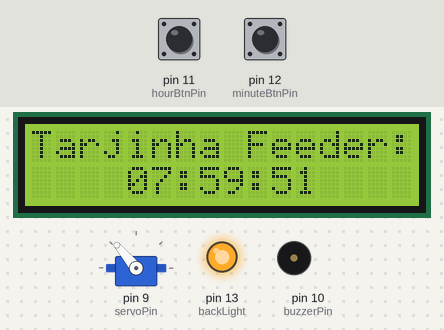
Recording of a sketch running on a simulated Arduino Uno, built with avr-gcc and run on an emulated ATmega328P. Shown: servo, 16×2 character LCD, output pins drawn as LEDs (lit = HIGH), buzzer (waves = sounding). Inputs (shaded band) come from the test bench; at power-on: pin 11 (hourBtnPin) HIGH, pin 12 (minuteBtnPin) HIGH. What the sketch prints to the serial monitor is not drawn.

Above: at 7.2 s.
7.3 s: pin 11 (hourBtnPin) pulled LOW for 1 s
At 8.6 s:
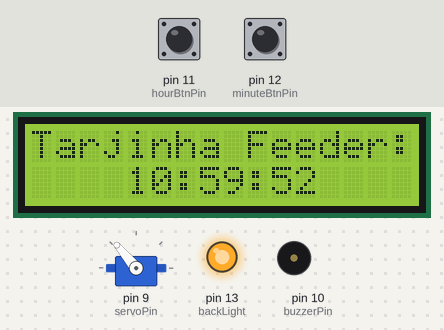
9.8 s: pin 12 (minuteBtnPin) pulled LOW for 0.15 s
At 10.6 s:
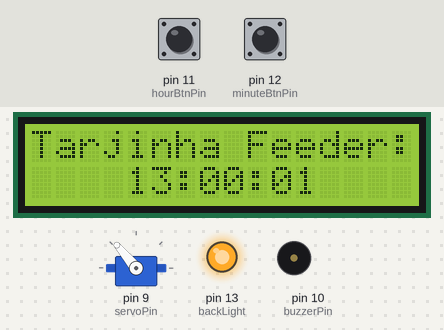
12.3 s: pin 12 (minuteBtnPin) pulled LOW for 1 s
At 13.6 s:
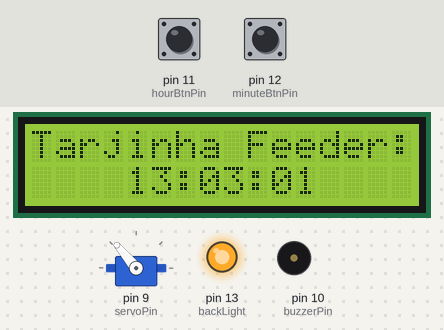
14.8 s: pin 11 (hourBtnPin) pulled LOW for 0.15 s
At 15.6 s:
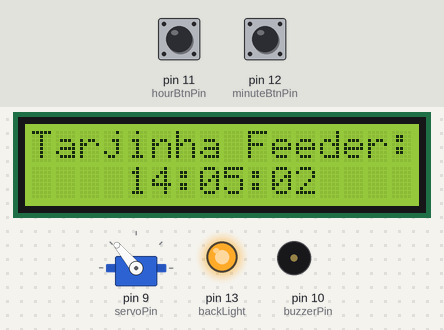
Timing chart, 0 to 17.4 s (numbered marks = the images above; inputs shaded):
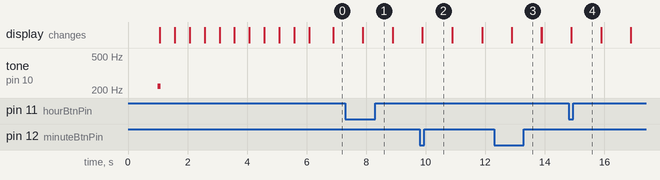

The sketch:

dog_feeder.ino
```cpp
#include <Servo.h>
#include <LiquidCrystal.h>

#define NOTE_B0  31
#define NOTE_C1  33
#define NOTE_CS1 35
#define NOTE_D1  37
#define NOTE_DS1 39
#define NOTE_E1  41
#define NOTE_F1  44
#define NOTE_FS1 46
#define NOTE_G1  49
#define NOTE_GS1 52
#define NOTE_A1  55
#define NOTE_AS1 58
#define NOTE_B1  62
#define NOTE_C2  65
#define NOTE_CS2 69
#define NOTE_D2  73
#define NOTE_DS2 78
#define NOTE_E2  82
#define NOTE_F2  87
#define NOTE_FS2 93
#define NOTE_G2  98
#define NOTE_GS2 104
#define NOTE_A2  110
#define NOTE_AS2 117
#define NOTE_B2  123
#define NOTE_C3  131
#define NOTE_CS3 139
#define NOTE_D3  147
#define NOTE_DS3 156
#define NOTE_E3  165
#define NOTE_F3  175
#define NOTE_FS3 185
#define NOTE_G3  196
#define NOTE_GS3 208
#define NOTE_A3  220
#define NOTE_AS3 233
#define NOTE_B3  247
#define NOTE_C4  262
#define NOTE_CS4 277
#define NOTE_D4  294
#define NOTE_DS4 311
#define NOTE_E4  330
#define NOTE_F4  349
#define NOTE_FS4 370
#define NOTE_G4  392
#define NOTE_GS4 415
#define NOTE_A4  440
#define NOTE_AS4 466
#define NOTE_B4  494
#define NOTE_C5  523
#define NOTE_CS5 554
#define NOTE_D5  587
#define NOTE_DS5 622
#define NOTE_E5  659
#define NOTE_F5  698
#define NOTE_FS5 740
#define NOTE_G5  784
#define NOTE_GS5 831
#define NOTE_A5  880
#define NOTE_AS5 932
#define NOTE_B5  988
#define NOTE_C6  1047
#define NOTE_CS6 1109
#define NOTE_D6  1175
#define NOTE_DS6 1245
#define NOTE_E6  1319
#define NOTE_F6  1397
#define NOTE_FS6 1480
#define NOTE_G6  1568
#define NOTE_GS6 1661
#define NOTE_A6  1760
#define NOTE_AS6 1865
#define NOTE_B6  1976
#define NOTE_C7  2093
#define NOTE_CS7 2217
#define NOTE_D7  2349
#define NOTE_DS7 2489
#define NOTE_E7  2637
#define NOTE_F7  2794
#define NOTE_FS7 2960
#define NOTE_G7  3136
#define NOTE_GS7 3322
#define NOTE_A7  3520
#define NOTE_AS7 3729
#define NOTE_B7  3951
#define NOTE_C8  4186
#define NOTE_CS8 4435
#define NOTE_D8  4699
#define NOTE_DS8 4978
#define REST      0

/** LCD VARIABLES **/
const int rs = 2;
const int rw = 3;
const int en = 4;
const int d4 = 5;
const int d5 = 6;
const int d6 = 7;
const int d7 = 8;
const int backLight = 13;
LiquidCrystal lcd(rs, rw, en, d4, d5, d6, d7);
static uint32_t time_stamp = 0;

/** SERVO VARIABLES **/
const int servoPin = 9;
const int closeCan = 130;  // Closed angle in degrees
const int openCan = 10;    // Open angle in degrees
const int feedingTimeOpen = 700;  // Feeding time in ms, MAX = 1000
const int feedingTimeClose = 1000;// Feeding time close in ms
const int detachTime = 4000;
boolean feeded = false;     // Used to correct time after feeding

/** CLOCK VARIABLES - Start with time set to 07:59:50 **/
int h=7;
int m=59;
int s=50;
int hourBtnPin=11;  // pin 11 for Hours Setting Button
int minuteBtnPin=12;  // pin 12 for Minutes Setting Button
static uint32_t last_time, now = 0; // RTC

/** BUZZER PIN **/
const int buzzerPin = 10;   // Buzzer to digital pin 8

/* MUSIC VARIABLES */
int tempo = 108;
const PROGMEM int melody[] = {
  NOTE_A4, 4,
  NOTE_A4, 4,
  NOTE_A4, 4,
  NOTE_F4, 6,
  NOTE_C5, 16,
  NOTE_A4, 4,
  NOTE_F4, 6,
  NOTE_C5, 16,
  NOTE_A4, 2
};
int notes = sizeof(melody) / sizeof(melody[0]) / 2;
int wholenote = (60000 * 4) / tempo;
int divider = 0, noteDuration = 0;

Servo myservo;

void setup() {
  Serial.begin(9600);
  now=millis();
  // --- Servo ---
  myservo.attach(servoPin);
  myservo.write(closeCan); // Start feeder closed
  delay(1000);
  myservo.detach();
  // --- Buzzer ---
  pinMode(buzzerPin, OUTPUT);
  tone(buzzerPin, 220, 100);
  // --- Buttons ---
  pinMode(hourBtnPin,INPUT_PULLUP);
  pinMode(minuteBtnPin,INPUT_PULLUP);
  // --- LCD ---
  pinMode(backLight, OUTPUT);
  lcd_backlight_on();
  lcd.begin(16,2);
  lcd_intro();
}

void loop() {
  print_time();
  feed();
  wait(1000);
  count_time();
}

void feed(){
  if (is_time(0,0,0) || is_time(8,0,0) || is_time(16,0,0)) {
    lcd_backlight_on();
    time_stamp = millis();
    play_music();
    feed_dog();
  }
}

void feed_dog(){
  lcd_backlight_on();
  time_stamp = millis();
  Serial.println("Feeding Tarjinha...");
  lcd.setCursor(0,1);           // set cursor to column 0, row 1
  lcd.print("Feeding Tarjinha");
  myservo.attach(servoPin);
  myservo.write(openCan);
  delay(feedingTimeOpen);
  myservo.write(closeCan);
  delay(feedingTimeClose);
  myservo.detach();
  delay(detachTime);
  delay(1000-feedingTimeOpen);
  lcd.setCursor(0,1);           // set cursor to column 0, row 1
  lcd.print("                ");
  feeded = true;
}

void lcd_intro(){
  lcd.clear();                  // start with a blank screen
  lcd.setCursor(0,0);           // set cursor to column 0, row 0 (the first row)
  lcd.print("Tarjinha Feeder:");    // change text to whatever you like. keep it clean!

  for(int i = 0; i < 5; i++){
    lcd.setCursor(2,1);           // set cursor to column 0, row 1
    lcd.print("Starting...");
    delay(500);
    lcd.setCursor(2,1);           // set cursor to column 0, row 1
    lcd.print("           ");
    delay(500);
  }
}

boolean is_time(int hour, int minute, int second){
  if (hour == h && minute == m && second == s)
    return true;
  return false;
}

void count_time(){
    s=s+1; //increment sec. counting
    if(feeded == true) {
      s=s+6;
      feeded = false;
    }
    if(s>=60) {
      s = s - 60;
      m=m+1;
    }
    if(m==60) {
      m=0;
      h=h+1;
    }
    if(h==24) {
      h=0;
  }
}

void wait(int t){
  for(int i = 0; i < 5; i ++) {
    while ((now-last_time)<200) {
      now=millis();
    }
    last_time=now;

    int hourBtn=digitalRead(hourBtnPin);
    int minuteBtn=digitalRead(minuteBtnPin);

    if(hourBtn==0){
      lcd_backlight_on();
      time_stamp = millis();
      h=h+1;
    }

    if(minuteBtn==0){
      lcd_backlight_on();
      time_stamp = millis();
      s=0;
      m=m+1;
    }

    if(s==60){
      s=0;
      m=m+1;
    }
    if(m==60)
    {
      m=0;
      h=h+1;
    }
    if(h==24)
      h=0;
  }
  // Desliga backlight após 15 segundos
  if(millis()-time_stamp>15000){
    lcd_backlight_off();
  }
  lcd_print_time();
}

void lcd_backlight_on(){
  digitalWrite(backLight, HIGH); // turn backlight on. Replace 'HIGH' with 'LOW' to turn it off.
}

void lcd_backlight_off(){
  digitalWrite(backLight, LOW); // turn backlight on. Replace 'HIGH' with 'LOW' to turn it off.
}

void lcd_print_time(){
  lcd.setCursor(0,1);           // set cursor to column 0, row 1
  lcd.print("    ");
  // Hours
  if(h<10)
    lcd.print("0");// always 2 digits
  lcd.print(h);
  lcd.print(":");
  // Minutes
  if(m<10)
    lcd.print("0");
  lcd.print(m);
  lcd.print(":");
  // Seconds
  if(s<10)
    lcd.print("0");
  lcd.println(s);
  lcd.print("    ");
}

void print_time(){
  lcd_print_time();
  Serial.print("Time ");
  // Hours
  if(h<10)
    Serial.print("0");// always 2 digits
  Serial.print(h);
  Serial.print(":");
  // Minutes
  if(m<10)
    Serial.print("0");
  Serial.print(m);
  Serial.print(":");
  // Seconds
  if(s<10)
    Serial.print("0");
  Serial.println(s);
}

void play_music(){
  Serial.println("Playing music...");
  for (int thisNote = 0; thisNote < notes * 2; thisNote = thisNote + 2) {

    // calculates the duration of each note
    divider = pgm_read_word_near(melody+thisNote + 1);
    if (divider > 0) {
      // regular note, just proceed
      noteDuration = (wholenote) / divider;
    } else if (divider < 0) {
      // dotted notes are represented with negative durations!!
      noteDuration = (wholenote) / abs(divider);
      noteDuration *= 1.5; // increases the duration in half for dotted notes
    }

    // we only play the note for 90% of the duration, leaving 10% as a pause
    tone(buzzerPin, pgm_read_word_near(melody+thisNote ), noteDuration * 0.9);

    // Wait for the specief duration before playing the next note.
    delay(noteDuration);

    // stop the waveform generation before the next note.
    noTone(buzzerPin);
  }
  delay(650);
}
```
